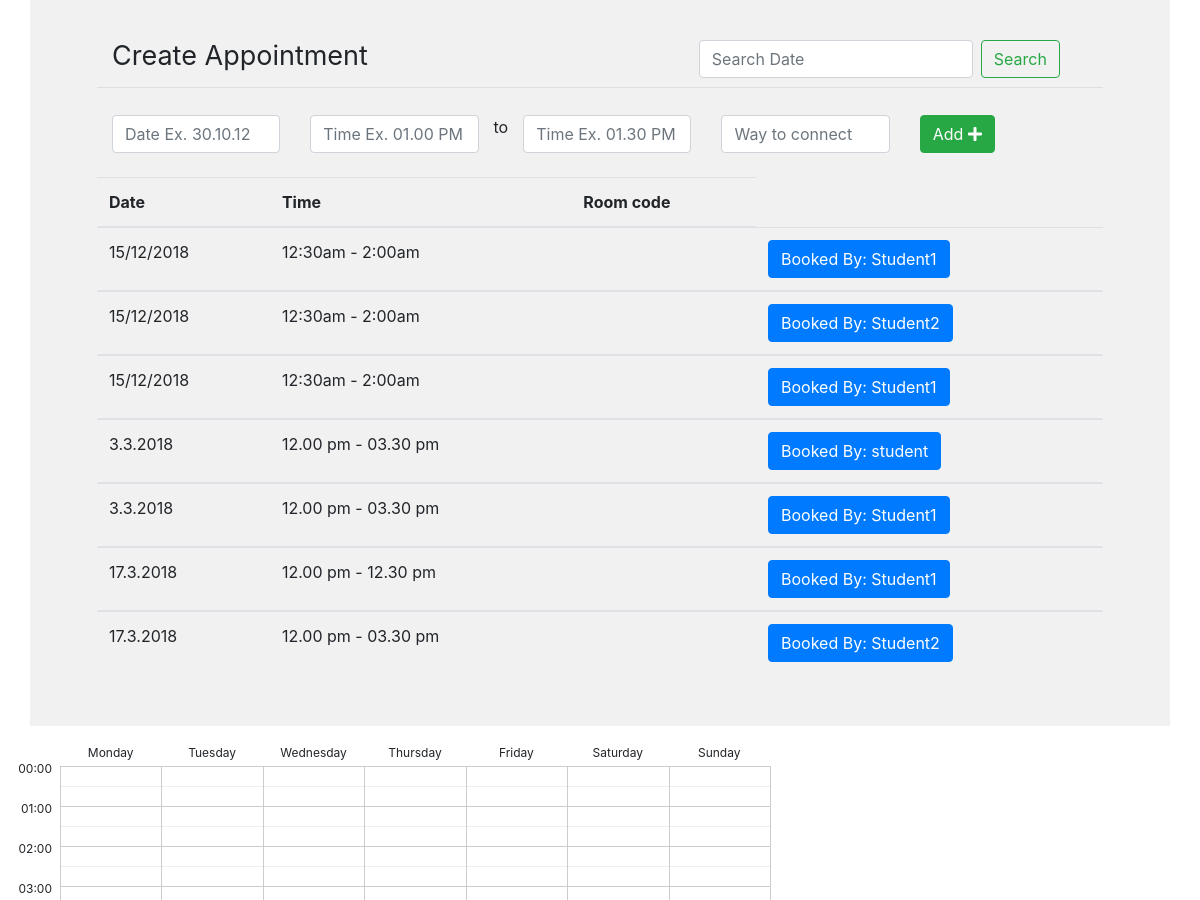
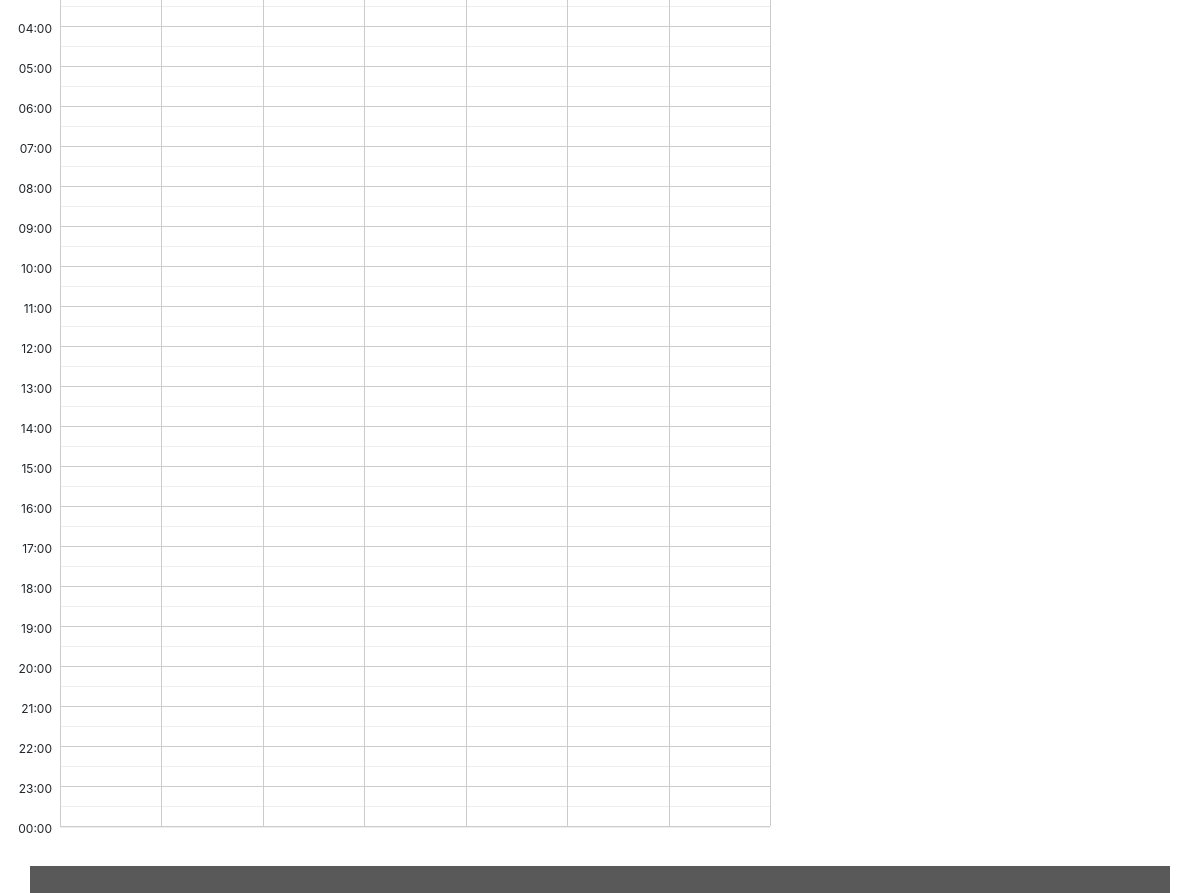
Screenshot of /teacher/create_appointment/ (signed in) with the database file from the repository (2 pictures, top to bottom).
### teacher/models.py (models this page shows, shortened)
class Appointment(models.Model):
	user=models.ForeignKey(settings.AUTH_USER_MODEL,blank=True, null=True,on_delete=models.DO_NOTHING)
	date=models.CharField(max_length=50)
	time_start=models.CharField(max_length=50)
	time_end=models.CharField(max_length=50)
	appointment_with=models.CharField(max_length=50,blank=True)
	update_time=models.DateField(auto_now=True, auto_now_add=False)
	frist_time=models.DateField(auto_now=False, auto_now_add=True)

### teacher/views.py (the view)
# urls.py: path('create_appointment/', views.teacher_appointment_list, name='teacher_appointment_list'),
def teacher_appointment_list(request):
	group_name=Group.objects.all().filter(user = request.user)# get logget user grouped name
	group_name=str(group_name[0]) # convert to string
	if "Teacher" == group_name:
		user_name=request.user.get_username()#Getting Username
		appointment_list = Appointment.objects.all().order_by("-id").filter(user=request.user)
		q=request.GET.get("q") #search start
		if q:
			appointment_list=appointment_list.filter(date__icontains=q)
		else:
			appointment_list = appointment_list #search end
		appointments= {
		    "query": appointment_list,
		    "user_name":user_name,
		    "form":AppointmentForm(),
		}
		form = AppointmentForm(request.POST or None)
		if form.is_valid():
			    saving=form.save(commit=False)
			    saving.user=request.user
			    saving.save()
			    messages.success(request, 'Post Created Sucessfully')
		return render(request, 'teacher_create_appointment.html', appointments )
	else:
		return redirect('http://127.0.0.1:8000/')

### teacher/forms.py
class AppointmentForm(forms.ModelForm):
	class Meta:
		model=Appointment
		fields=[
		    "date",
		    "time_start",
		    "time_end",
		    "room_number",
		    "appointment_with"
		]

### templates/teacher_create_appointment.html (shortened to what this page needs)
<!DOCTYPE html>
{% load static %}
<html lang="en" dir="ltr">
  <head>
    <link rel="stylesheet" href="https://stackpath.bootstrapcdn.com/bootstrap/4.1.3/css/bootstrap.min.css">
      <link rel="stylesheet" href="https://use.fontawesome.com/releases/v5.3.1/css/all.css">
      <link rel="stylesheet" type="text/css" href="{% static 'css/style.css' %}">
  	<link rel="stylesheet" type="text/css" href="{% static 'date/jquery.timepicker.css' %}" />
  	<link rel="stylesheet" type="text/css" href="{% static 'date/bootstrap-datepicker.css' %}"/>
<link rel="stylesheet" href="https://stackpath.bootstrapcdn.com/bootstrap/4.1.0/css/bootstrap.min.css">
<link rel="stylesheet" href="//code.jquery.com/ui/1.12.1/themes/smoothness/jquery-ui.css">
<link rel="stylesheet" href="{%static "dist/jquery.schedule.css"%}">
  </head>
  <body>
   <div class="student">
           <div class="container">
          <div class="row min-height">
              <div class="col-sm-12">
                            <div class="row main_boder">
                                <div class="col-sm-7">
                                     <h3 class="appointmnet_list">Create Appointment</h3>
                                </div>
                                <div class="col-sm-5">
                                      <form class="form-inline my-2 my-lg-0" method="GET" action="">
                                          <input class="form-control mr-sm-2" type="text" name="q" placeholder="Search Date" placeholder="Search With Name" aria-label="Search">
                                          <button class="btn btn-outline-success my-2 my-sm-0" type="submit" value="Search">Search</button>
                                       </form>
                                </div>
                            </div>
                          <form method="POST" action="">{% csrf_token %}
                               <div class="row" id="datepairExample">
                                  <div class="col">
                                    <input type="text" class="form-control date start"  name="{{form.date.name}}" required id="id_{{form.date.name}}" placeholder="Date Ex. 30.10.12 ">
                                  </div>
                                  <div class="col">
                                    <input type="text" class="form-control time start" name="{{form.time_start.name}}" required id="id_{{form.time_start.name}}" required placeholder="Time Ex. 01.00 PM">
                                  </div> to
                                  <div class="col">
                                    <input type="text" class="form-control time end" name="{{form.time_end.name}}" required id="id_{{form.time_end.name}}" required placeholder="Time Ex. 01.30 PM ">
                                  </div>
                                  <div class="col">
                                                                    <input type="text" class="form-control" name="{{form.room_number.name}}" required id="id_{{form.room_number.name}}" required placeholder="Way to connect">
                                                                  </div>
                                  <div class="col">
                                    <button type="submit" class="btn btn-success">Add <i class="fas fa-plus"></i></button>
                                  </div>
                                </div>
                             </form>
                             <br>
      </div>
                             <table class="table">
                                       <thead>
                                        <tr>
                                          <th scope="col">Date</th>
                                          <th scope="col">Time</th>
                                          <th scope="col">Room code</th>
                                        </tr>
                                      </thead>{% for appoint in query %}
                                      {% if appoint.appointment_with != '' %}
                                      <tbody>
                                        <tr>
                                          <td>{{appoint.date}}</td>
                                          <td>{{appoint.time_start}} - {{appoint.time_end}}</td>
                                          <td>{{appoint.room_number}}</td>
                                          <td><button title="Already booked, Not editable" type="button" class="btn btn-primary">Booked By: {{appoint.appointment_with}}</button></td>
                                        </tr>
                                      </tbody>{% endif %}
                                      {% endfor %}
                              </table>
              </div>
          </div>
      </div>
      <div class="row">
          <div class="col-lg-8">
              <div id="schedule"></div>
          </div>
          <div class="col-lg-4">
          </div>
      </div>
      <div class="footer">
           <div class="container">
          <div class="row">
              <div class="col-sm-12">
              </div>
          </div>
      </div>
      </div>
    </body>
  </html>

### static/css/style.css (style rules this page uses)
h3.appointmnet_list { padding: 19px 0px 10px 0px; font-weight: normal; font-size: 27px; }
.student .row { background: #f1f1f1; }
body { font-family: cursive;!important }
.footer .row { background: #595959; text-align: center; font-size: 14px; color: white; padding: 13px; }
h3.appointmnet_list { padding: 19px 0px 6px 0px; margin-bottom: 27px; font-weight: normal; font-size: 27px; }
.min-height h3.appointmnet_list { padding: 0px 0px 6px 0px; margin-bottom: 9px; font-weight: normal; font-size: 27px; }
.row.min-height { background: #f1f1f1; padding: 20px 67px 36px 67px; }
.row.main_boder { margin-bottom: 27px; border-bottom: 1px solid #00000014; }
.row.min-height { background: #f1f1f1; padding: 40px 67px 36px 67px; min-height: 591px; }
.main_boder { border-bottom: 1px solid #00000014; }

### rows the page displays
Appointment: date "15/12/2018", time_start "12:30am", time_end "2:00am", appointment_with "Student1"
Appointment: date "15/12/2018", time_start "12:30am", time_end "2:00am", appointment_with "Student2"
Appointment: date "15/12/2018", time_start "12:30am", time_end "2:00am", appointment_with "Student1"
Appointment: date "3.3.2018", time_start "12.00 pm", time_end "03.30 pm", appointment_with "student"
Appointment: date "3.3.2018", time_start "12.00 pm", time_end "03.30 pm", appointment_with "Student1"
Appointment: date "17.3.2018", time_start "12.00 pm", time_end "12.30 pm", appointment_with "Student1"
Appointment: date "17.3.2018", time_start "12.00 pm", time_end "03.30 pm", appointment_with "Student2"
